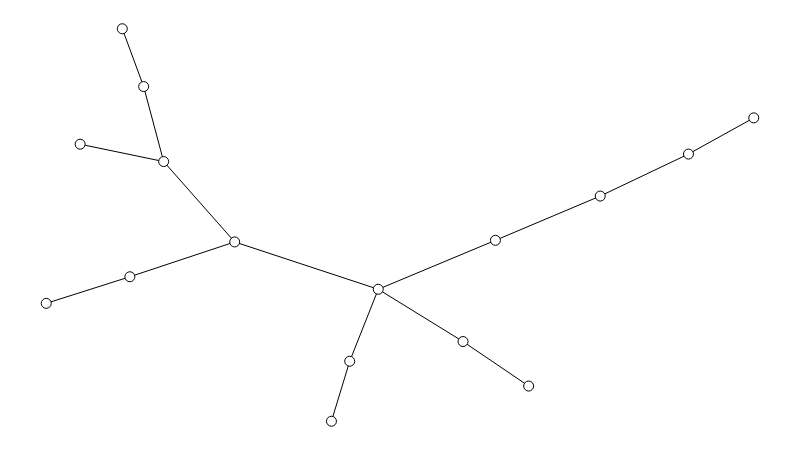

The cell this chart's notebook holds for it:
### Markdown cell above
## Caminhos relativamente curtos

Primeiramente, precisamos evitar caracterizações baseadas em algum "número mágico" como [seis](https://en.wikipedia.org/wiki/Six_degrees_of_separation). A diferença entre os comprimentos médios obtidos pelo Milgram e os comprimentos médios obtidos do Spotify exigem uma caracterização mais genérica.

Informalmente, a definição de pequeno mundo já foi estabelecida: um grafo cujos caminhos são *relativamente curtos*. Nosso objetivo é formalizar o suficiente essa definição para poder usá-la em um teste de hipótese.

Um primeiro passso natural é tentar visualizar uma rede pequeno mundo para obter *insights* sobre a "cara" dela.

Nas lousinhas, as duplas Graicer/Tirta e Fred/Rapha apresentaram propostas baseadas em *árvore*. Uma árvore é uma *rede conexa sem circuitos*, ou seja, é um grafo com as seguintes propriedades:

* entre quaisquer dois nós, existe um caminho;
* esse caminho é o único entre esses nós.

O módulo *NetworkX* possui uma função pronta para gerar uma árvore aleatória com dado número de nós.

### Code cell
# Gera uma árvore aleatória.
g = nx.random_tree(NUM_NODES)

# Atribui posições aos nós.
sn.set_spring_positions(g)

# Mostra o grafo.
show_graph(g)

### Figure 1 — Plotly figure (JSON) as saved in the notebook; plotly's stock layout.template omitted (floating-point values rounded to 4 significant figures)
{"data": [{"hoverinfo": "none", "line": {"color": "rgb(0, 0, 0)", "width": 1}, "mode": "lines", "type": "scatter", "uid": "3090bb1e-a9f9-11e8-a13e-5cc9d35576a8", "x": [0, 0.1182, null, 0.4693, 0.6349, null, 0.4693, 0.2663, null, 0.4693, 0.4289, null, 0.4693, 0.5891, null, 0.1659, 0.04792, null, 0.1659, 0.1377, null, 0.1659, 0.2663, null, 0.1182, 0.2663, null, 0.1377, 0.1075, null, 0.783, 0.9077, null, 0.783, 0.6349, null, 0.5891, 0.6818, null, 1, 0.9077, null, 0.4289, 0.4031, null], "y": [0.3004, 0.3681, null, 0.3362, 0.4609, null, 0.3362, 0.4569, null, 0.3362, 0.1529, null, 0.3362, 0.2031, null, 0.6616, 0.7059, null, 0.6616, 0.8528, null, 0.6616, 0.4569, null, 0.3681, 0.4569, null, 0.8528, 1, null, 0.5737, 0.6807, null, 0.5737, 0.4609, null, 0.2031, 0.08969, null, 0.773, 0.6807, null, 0.1529, 0, null]}, {"hoverinfo": "none", "marker": {"color": "rgb(255, 255, 255)", "line": {"color": "rgb(0, 0, 0)", "width": 1}, "size": 10}, "mode": "markers+text", "text": [], "textfont": {"color": "rgb(0, 0, 0)"}, "textposition": "middle center", "type": "scatter", "uid": "3090bb1f-a9f9-11e8-a13e-5cc9d35576a8", "x": [0, 0.4693, 0.1659, 0.1182, 0.1377, 0.783, 0.04792, 0.6349, 0.1075, 0.5891, 1, 0.4289, 0.9077, 0.2663, 0.4031, 0.6818], "y": [0.3004, 0.3362, 0.6616, 0.3681, 0.8528, 0.5737, 0.7059, 0.4609, 1, 0.2031, 0.773, 0.1529, 0.6807, 0.4569, 0, 0.08969]}], "layout": {"height": 450, "margin": {"b": 0, "l": 0, "r": 0, "t": 0}, "showlegend": false, "width": 800, "xaxis": {"showgrid": false, "showticklabels": false, "zeroline": false}, "yaxis": {"showgrid": false, "showticklabels": false, "zeroline": false}}}
